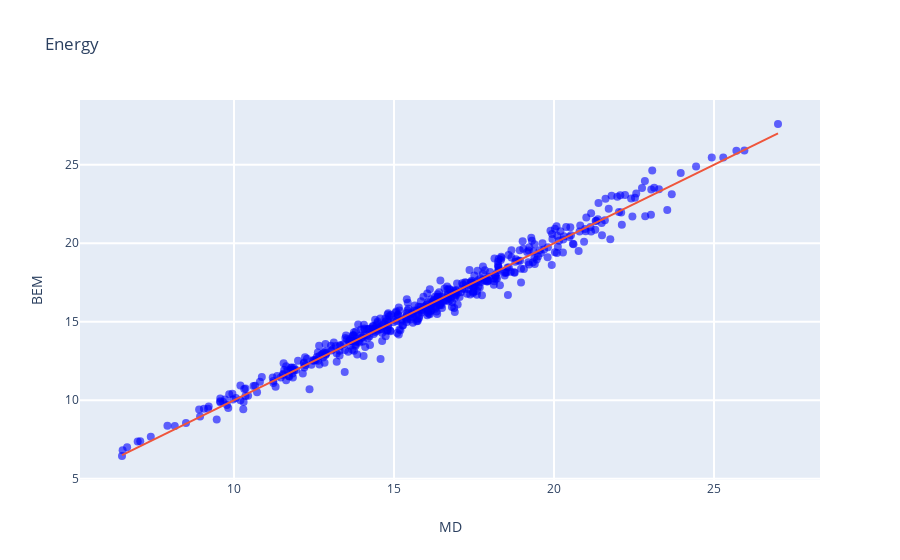

The notebook cell saved with this chart:
### Code cell
gamma=0.06
b = -3
dGcav_sasa = gamma*SASA + b
plot_correl(dGcav_e, dGcav_sasa, iupac)

### Figure 1 — Plotly figure (JSON) as saved in the notebook; plotly's stock layout.template omitted (floating-point values rounded to 4 significant figures; data arrays with more than 128 entries replaced by an {"elided": "..."} marker saying what was removed)
{"data": [{"hoverinfo": "text", "marker": {"color": {"elided": "497 str values"}, "opacity": 0.6, "size": 8}, "mode": "markers", "text": {"elided": "497 str values"}, "type": "scatter", "x": {"elided": "497 float values"}, "y": {"elided": "497 float values"}}, {"mode": "lines", "type": "scatter", "x": [6.5, 27], "y": [6.5, 27]}], "layout": {"hovermode": "closest", "showlegend": false, "title": {"text": "Energy"}, "xaxis": {"gridwidth": 2, "ticklen": 5, "title": {"text": "MD"}, "zeroline": false}, "yaxis": {"gridwidth": 2, "ticklen": 5, "title": {"text": "BEM"}}}}
